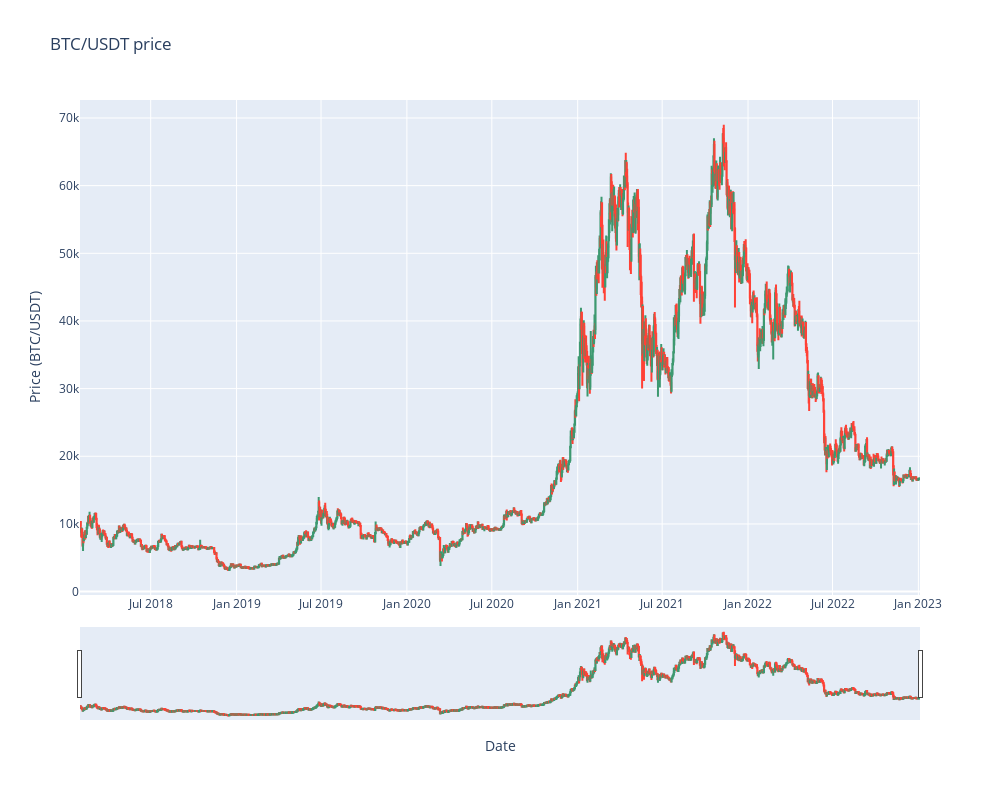

Notebook cell for this chart:
### Code cell
fig = go.Figure(data=[go.Candlestick(x=pd_df.index,
                open=pd_df['Open price'],
                high=pd_df['High price'],
                low=pd_df['Low price'],
                close=pd_df['Close price'])])
# set new height and width
fig.update_layout(
    height=800,
    width=1000,
    title_text="BTC/USDT price",
    yaxis_title="Price (BTC/USDT)",
    xaxis_title="Date",
    xaxis_rangeslider_visible=True
)

fig.show()

### Figure 1 — Plotly figure (JSON) as saved in the notebook; plotly's stock layout.template omitted (floating-point values rounded to 4 significant figures; data arrays with more than 128 entries replaced by an {"elided": "..."} marker saying what was removed)
{"data": [{"close": {"elided": "1800 float values"}, "high": {"elided": "1800 float values"}, "low": {"elided": "1800 float values"}, "open": {"elided": "1800 float values"}, "type": "candlestick", "x": {"elided": "1800 str values"}}], "layout": {"height": 800, "title": {"text": "BTC/USDT price"}, "width": 1000, "xaxis": {"rangeslider": {"visible": true}, "title": {"text": "Date"}}, "yaxis": {"title": {"text": "Price (BTC/USDT)"}}}}
